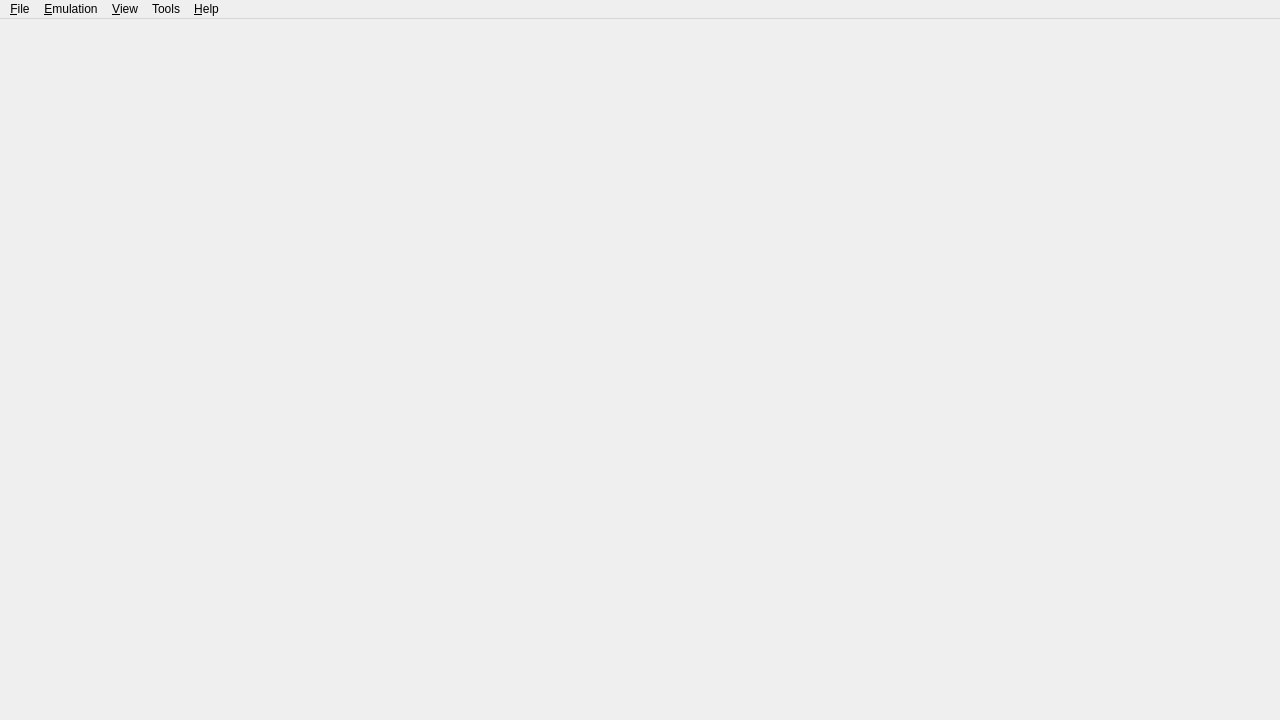
<?xml version="1.0" encoding="UTF-8"?>
<ui version="4.0">
 <class>MainWindow</class>
 <widget class="QMainWindow" name="MainWindow">
  <property name="geometry">
   <rect>
    <x>0</x>
    <y>0</y>
    <width>1280</width>
    <height>720</height>
   </rect>
  </property>
  <property name="windowTitle">
   <string>yuzu</string>
  </property>
  <property name="windowIcon">
   <iconset>
    <normaloff>../dist/yuzu.ico</normaloff>../dist/yuzu.ico</iconset>
  </property>
  <property name="tabShape">
   <enum>QTabWidget::Rounded</enum>
  </property>
  <property name="dockNestingEnabled">
   <bool>true</bool>
  </property>
  <widget class="QWidget" name="centralwidget">
   <layout class="QHBoxLayout" name="horizontalLayout">
    <property name="leftMargin">
     <number>0</number>
    </property>
    <property name="topMargin">
     <number>0</number>
    </property>
    <property name="rightMargin">
     <number>0</number>
    </property>
    <property name="bottomMargin">
     <number>0</number>
    </property>
   </layout>
  </widget>
  <widget class="QMenuBar" name="menubar">
   <property name="geometry">
    <rect>
     <x>0</x>
     <y>0</y>
     <width>1280</width>
     <height>21</height>
    </rect>
   </property>
   <widget class="QMenu" name="menu_File">
    <property name="title">
     <string>&amp;File</string>
    </property>
    <widget class="QMenu" name="menu_recent_files">
     <property name="title">
      <string>Recent Files</string>
     </property>
    </widget>
    <addaction name="action_Install_File_NAND"/>
    <addaction name="separator"/>
    <addaction name="action_Load_File"/>
    <addaction name="action_Load_Folder"/>
    <addaction name="separator"/>
    <addaction name="menu_recent_files"/>
    <addaction name="separator"/>
    <addaction name="separator"/>
    <addaction name="action_Load_Amiibo"/>
    <addaction name="separator"/>
    <addaction name="action_Open_yuzu_Folder"/>
    <addaction name="separator"/>
    <addaction name="action_Exit"/>
   </widget>
   <widget class="QMenu" name="menu_Emulation">
    <property name="title">
     <string>&amp;Emulation</string>
    </property>
    <addaction name="action_Start"/>
    <addaction name="action_Pause"/>
    <addaction name="action_Stop"/>
    <addaction name="action_Restart"/>
    <addaction name="separator"/>
    <addaction name="action_Configure"/>
   </widget>
   <widget class="QMenu" name="menu_View">
    <property name="title">
     <string>&amp;View</string>
    </property>
    <widget class="QMenu" name="menu_View_Debugging">
     <property name="title">
      <string>Debugging</string>
     </property>
    </widget>
    <addaction name="action_Fullscreen"/>
    <addaction name="action_Single_Window_Mode"/>
    <addaction name="action_Display_Dock_Widget_Headers"/>
    <addaction name="action_Show_Filter_Bar"/>
    <addaction name="action_Show_Status_Bar"/>
    <addaction name="action_Reset_Window_Size"/>
    <addaction name="separator"/>
    <addaction name="menu_View_Debugging"/>
   </widget>
   <widget class="QMenu" name="menu_Tools">
    <property name="title">
     <string>Tools</string>
    </property>
    <addaction name="action_Rederive"/>
    <addaction name="separator"/>
    <addaction name="action_Capture_Screenshot"/>
     <addaction name="action_Cheat_Search"/>
   </widget>
   <widget class="QMenu" name="menu_Help">
    <property name="title">
     <string>&amp;Help</string>
    </property>
    <addaction name="action_Report_Compatibility"/>
    <addaction name="separator"/>
    <addaction name="action_About"/>
   </widget>
   <addaction name="menu_File"/>
   <addaction name="menu_Emulation"/>
   <addaction name="menu_View"/>
   <addaction name="menu_Tools"/>
   <addaction name="menu_Help"/>
  </widget>
  <action name="action_Install_File_NAND">
   <property name="enabled">
    <bool>true</bool>
   </property>
   <property name="text">
    <string>Install File to NAND...</string>
   </property>
  </action>
  <action name="action_Load_File">
   <property name="text">
    <string>Load File...</string>
   </property>
  </action>
  <action name="action_Load_Folder">
   <property name="text">
    <string>Load Folder...</string>
   </property>
  </action>
  <action name="action_Exit">
   <property name="text">
    <string>E&amp;xit</string>
   </property>
  </action>
  <action name="action_Start">
   <property name="enabled">
    <bool>false</bool>
   </property>
   <property name="text">
    <string>&amp;Start</string>
   </property>
  </action>
  <action name="action_Pause">
   <property name="enabled">
    <bool>false</bool>
   </property>
   <property name="text">
    <string>&amp;Pause</string>
   </property>
  </action>
  <action name="action_Stop">
   <property name="enabled">
    <bool>false</bool>
   </property>
   <property name="text">
    <string>&amp;Stop</string>
   </property>
  </action>
  <action name="action_Rederive">
   <property name="text">
    <string>Reinitialize keys...</string>
   </property>
  </action>
  <action name="action_About">
   <property name="text">
    <string>About yuzu</string>
   </property>
  </action>
   <action name="action_Cheat_Search">
     <property name="text">
       <string>Cheat Search</string>
     </property>
   </action>
  <action name="action_Single_Window_Mode">
   <property name="checkable">
    <bool>true</bool>
   </property>
   <property name="text">
    <string>Single Window Mode</string>
   </property>
  </action>
  <action name="action_Configure">
   <property name="text">
    <string>Configure...</string>
   </property>
  </action>
  <action name="action_Display_Dock_Widget_Headers">
   <property name="checkable">
    <bool>true</bool>
   </property>
   <property name="text">
    <string>Display Dock Widget Headers</string>
   </property>
  </action>
  <action name="action_Show_Filter_Bar">
   <property name="checkable">
    <bool>true</bool>
   </property>
   <property name="text">
    <string>Show Filter Bar</string>
   </property>
  </action>
  <action name="action_Show_Status_Bar">
   <property name="checkable">
    <bool>true</bool>
   </property>
   <property name="text">
    <string>Show Status Bar</string>
   </property>
  </action>
  <action name="action_Reset_Window_Size">
   <property name="text">
    <string>Reset Window Size</string>
   </property>
  </action>
  <action name="action_Fullscreen">
   <property name="checkable">
    <bool>true</bool>
   </property>
   <property name="text">
    <string>Fullscreen</string>
   </property>
  </action>
  <action name="action_Restart">
   <property name="enabled">
    <bool>false</bool>
   </property>
   <property name="text">
    <string>Restart</string>
   </property>
  </action>
  <action name="action_Load_Amiibo">
   <property name="enabled">
    <bool>false</bool>
   </property>
   <property name="text">
    <string>Load Amiibo...</string>
   </property>
  </action>
  <action name="action_Report_Compatibility">
   <property name="enabled">
    <bool>false</bool>
   </property>
   <property name="text">
    <string>Report Compatibility</string>
   </property>
   <property name="visible">
    <bool>false</bool>
   </property>
  </action>
  <action name="action_Open_yuzu_Folder">
   <property name="text">
    <string>Open yuzu Folder</string>
   </property>
  </action>
  <action name="action_Capture_Screenshot">
   <property name="enabled">
    <bool>false</bool>
   </property>
   <property name="text">
    <string>Capture Screenshot</string>
   </property>
  </action>
 </widget>
 <resources/>
 <connections/>
</ui>
